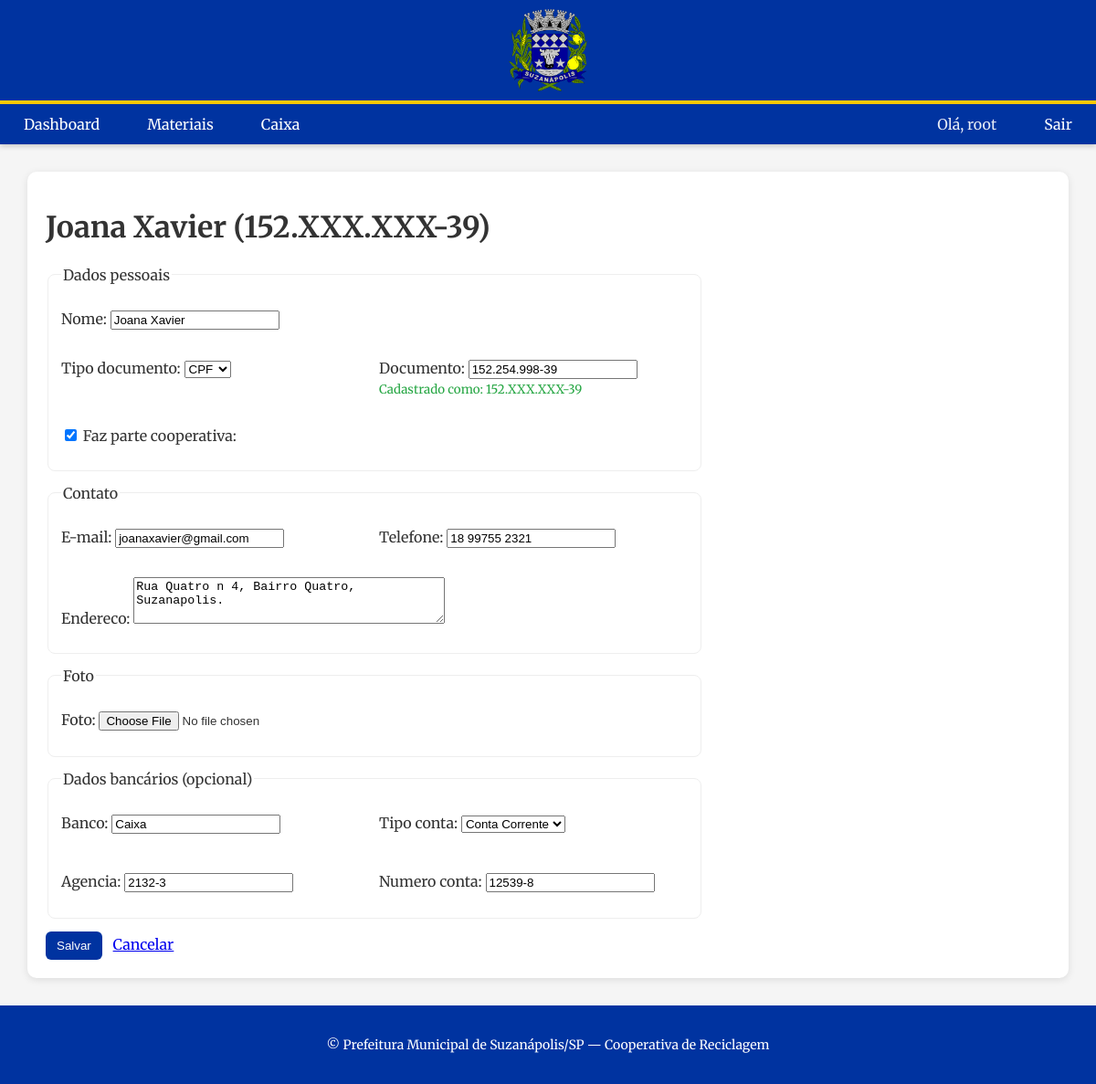
/coletores/4/editar/ (signed in), run on the app's committed database.
### coletores/models.py (models this page shows)
class Coletor(models.Model):
    TIPO_DOC = [("CPF", "CPF"), ("RG", "RG"), ("CNH", "CNH")]
    TIPO_CONTA = [("corrente", "Conta Corrente"), ("poupanca", "Poupança")]
    nome = models.CharField(max_length=120)
    tipo_documento = models.CharField(max_length=10, choices=TIPO_DOC, default="CPF")
    documento = models.CharField(max_length=20, unique=True)
    faz_parte_cooperativa = models.BooleanField(default=False)
    email = models.EmailField(blank=True, null=True, verbose_name="E-mail")
    telefone = models.CharField(max_length=20, blank=True, null=True)
    endereco = models.TextField(blank=True, null=True)
    foto = models.ImageField(upload_to="fotos_coletores/", blank=True, null=True)
    banco = models.CharField(max_length=50, blank=True, null=True)
    agencia = models.CharField(max_length=10, blank=True, null=True)
    numero_conta = models.CharField(max_length=20, blank=True, null=True)
    tipo_conta = models.CharField(max_length=10, choices=TIPO_CONTA, blank=True, null=True)
    criado_em = models.DateTimeField(auto_now_add=True)
    @property
    def documento_mascarado(self):
        if not self.documento:
            return ""
        doc = self.documento
        if self.tipo_documento == "CPF":
            if len(doc) == 14:
                return f"{doc[:3]}.XXX.XXX-{doc[-2:]}"
            elif len(doc) == 11:
                return f"{doc[:3]}.XXX.XXX-{doc[-2:]}"
        if len(doc) > 4:
            return f"***{doc[-4:]}"
        return doc
    class Meta:
        verbose_name = "Coletor"
        verbose_name_plural = "Coletores"
        ordering = ["nome"]
    def __str__(self):
        return f"{self.nome} ({self.documento_mascarado})"

### coletores/views.py (the view)
# urls.py: path("<int:pk>/editar/", views.ColetorUpdateView.as_view(), name="update"),
class ColetorUpdateView(CargoRequiredMixin, UpdateView):
    model = Coletor
    form_class = ColetorForm
    template_name = "coletores/coletores_form.html"
    success_url = reverse_lazy("coletores:list")

### coletores/forms.py
class ColetorForm(forms.ModelForm):
    class Meta:
        model = Coletor
        fields = [
            "nome", "tipo_documento", "documento", "faz_parte_cooperativa",
            "email", "telefone", "endereco",
            "foto",
            "banco", "agencia", "numero_conta", "tipo_conta",
        ]
        widgets = {
            "endereco": forms.Textarea(attrs={"rows": 3}),
        }

### coletores/views.py (called while the page is built)
    def test_func(self):
        user = self.request.user
        if not user.is_authenticated:
            return False
        if user.is_superuser:
            return True
        try:
            cargo_usuario = user.profile.cargo
            return cargo_usuario in ['admin', 'gestor']
        except Profile.DoesNotExist:
            return False

### coletores/templates/coletores/coletores_form.html (shortened to what this page needs)
{% extends "base.html" %}
{% block content %}
{% if user.profile.cargo == 'admin' or user.profile.cargo == 'gestor' %}
<h1>{{ view.object|default:"Novo coletor" }}</h1>
<form method="post" enctype="multipart/form-data" style="max-width:720px;">
  <fieldset style="border:1px solid #eee;border-radius:8px;padding:12px 14px;margin-bottom:14px;">
    <legend>Dados pessoais</legend>
    <p>{{ form.nome.label_tag }} {{ form.nome }}</p>
    <div style="display:grid;grid-template-columns:1fr 1fr;gap:10px;">
      <p>{{ form.tipo_documento.label_tag }} {{ form.tipo_documento }}</p>
      <p>
        {{ form.documento.label_tag }} {{ form.documento }}
        {% if view.object %}
          <br><small style="color: #28a745;">Cadastrado como: {{ view.object.documento_mascarado }}</small>
        {% endif %}
      </p>
    </div>
    <p>{{ form.faz_parte_cooperativa }} {{ form.faz_parte_cooperativa.label_tag }}</p>
  </fieldset>
  <fieldset style="border:1px solid #eee;border-radius:8px;padding:12px 14px;margin-bottom:14px;">
    <legend>Contato</legend>
    <div style="display:grid;grid-template-columns:1fr 1fr;gap:10px;">
      <p>{{ form.email.label_tag }} {{ form.email }}</p>
      <p>{{ form.telefone.label_tag }} {{ form.telefone }}</p>
    </div>
    <p>{{ form.endereco.label_tag }} {{ form.endereco }}</p>
  </fieldset>
  <fieldset style="border:1px solid #eee;border-radius:8px;padding:12px 14px;margin-bottom:14px;">
    <legend>Foto</legend>
    <p>{{ form.foto.label_tag }} {{ form.foto }}</p>
  </fieldset>
  <fieldset style="border:1px solid #eee;border-radius:8px;padding:12px 14px;margin-bottom:14px;">
    <legend>Dados bancários (opcional)</legend>
    <div style="display:grid;grid-template-columns:1fr 1fr;gap:10px;">
      <p>{{ form.banco.label_tag }} {{ form.banco }}</p>
      <p>{{ form.tipo_conta.label_tag }} {{ form.tipo_conta }}</p>
      <p>{{ form.agencia.label_tag }} {{ form.agencia }}</p>
      <p>{{ form.numero_conta.label_tag }} {{ form.numero_conta }}</p>
    </div>
  </fieldset>
  <button type="submit" style="background:#0033a0;color:#fff;padding:8px 12px;border:none;border-radius:6px;">Salvar</button>
  <a href="{% url 'coletores:list' %}" style="margin-left:8px;">Cancelar</a>
</form>
{% else %}
  <p>Acesso negado. Apenas administradores podem gerenciar coletores.</p>
{% endif %}
{% endblock %}

### app/templates/base.html (shortened to what this page needs)
{% load static %}
<!DOCTYPE html>
<html lang="pt-br">
<head>
</head>
<body>
  <div class="banner-superior">
    <div class="logo-centro">
      <img src="{% static 'img/logo_suzanapolis.png' %}" alt="Logo CTR">
    </div>
  </div>
  <header>
    <nav>
      <ul class="menu-principal">
       {% if request.user.is_authenticated %}
       <li><a href="{% url 'dashboard' %}">Dashboard</a></li>
       <li><a href="/materiais/">Materiais</a></li>
       <li><a href="/caixa/">Caixa</a></li>
       <li class="push-right"></li>
         <li><a style="pointer-events:none;opacity:.9">Olá, {{ request.user.get_username }}</a></li>
         <li><a href="{% url 'logout' %}" class="nav-logout">Sair</a></li>
        {% endif %}
      </ul>
    </nav>
  </header>
  <main>
    {% block content %}{% endblock %}
  </main>
  <footer>
    <p>&copy; Prefeitura Municipal de Suzanápolis/SP — Cooperativa de Reciclagem</p>
  </footer>
</body>
</html>

### app/templates/base.html (style rules this page uses)
body { font-family: 'Merriweather', sans-serif; color: #333; margin: 0; padding: 0; background-color: #f5f5f5; }
.banner-superior { display: flex; justify-content: space-between; align-items: center; background-color: #0033a0; padding: 10px 30px; border-bottom: 4px solid #ffcc00; }
.banner-superior div { flex: 1; display: flex; align-items: center; justify-content: center; }
.logo-centro { justify-content: center; }
.banner-superior img { height: 90px; object-fit: contain; }
header { background-color: #0033a0; color: white; text-align: center; box-shadow: 0 2px 6px rgba(0,0,0,0.2); }
nav { display: flex; justify-content: center; align-items: center; padding: 0 8px; }
nav ul.menu-principal { display: flex; flex-wrap: wrap; justify-content: center; gap: 8px 16px; margin: 0 auto; padding: 0; max-width: 1200px; width: 100%; list-style: none; }
nav ul.menu-principal li { margin: 0; list-style: none; display: flex; align-items: center; }
nav ul.menu-principal li a { display: block; color: #fff; text-decoration: none; font-size: 16px; padding: 12px 18px; border-radius: 4px; transition: all 0.3s ease; background-color: #0033a0; }
.push-right { flex: 1 1 auto; }
main { padding: 20px; background-color: #fff; border-radius: 10px; margin: 30px; box-shadow: 0 2px 8px rgba(0,0,0,0.1); }
footer { background-color: #0033a0; color: white; padding: 20px; text-align: center; font-size: 14px; margin-top: 30px; }

### data on the page
Coletor: object "Joana Xavier (152.XXX.XXX-39)", nome "Joana Xavier", tipo_documento "CPF", documento "152.254.998-39", object.documento_mascarado "152.XXX.XXX-39", faz_parte_cooperativa "☑", email "joanaxavier@gmail.com", telefone "18 99755 2321", endereco "Rua Quatro n 4, Bairro Quatro, Suzanapolis.", banco "Caixa", tipo_conta "Conta Corrente", agencia "2132-3", numero_conta "12539-8"

### other printed values
{{ request.user.get_username }} "root"
